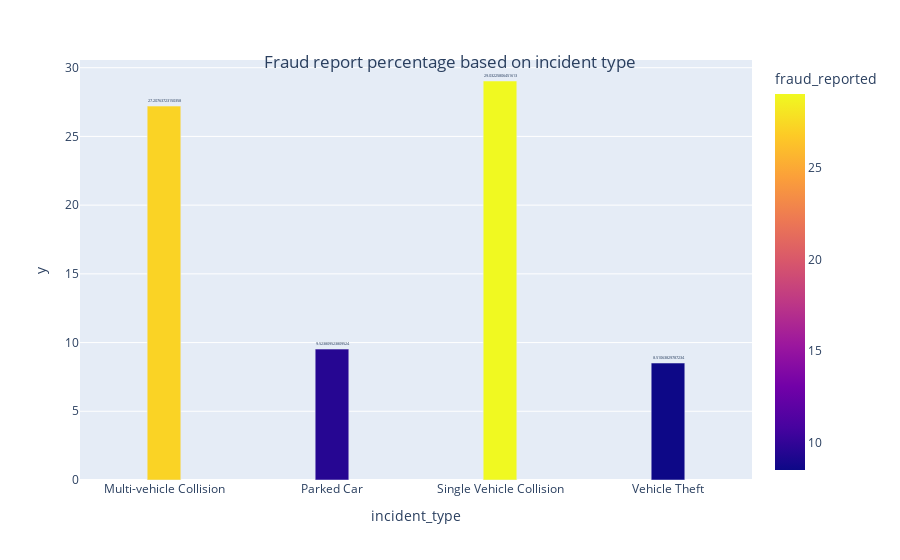

The code cell stored with this chart in its notebook:
### Code cell
fig = plot_fea_per(Fraud_DF,'incident_type')
fig.update_traces(textposition="outside")
fig.update_traces(width=0.2)
fig.update_layout( title={
        'text': "Fraud report percentage based on incident type",
        'y':0.9,
        'x':0.5,
        'xanchor': 'center',
        'yanchor': 'top'})
fig.show()

### Figure 1 — Plotly figure (JSON) as saved in the notebook; plotly's stock layout.template omitted (floating-point values rounded to 4 significant figures)
{"data": [{"alignmentgroup": "True", "hovertemplate": "incident_type=%{x}<br>y=%{y}<br>text=%{text}<br>fraud_reported=%{marker.color}<extra></extra>", "legendgroup": "", "marker": {"color": [27.21, 9.524, 29.03, 8.511], "coloraxis": "coloraxis", "pattern": {"shape": ""}}, "name": "", "offsetgroup": "", "orientation": "v", "showlegend": false, "text": [27.21, 9.524, 29.03, 8.511], "textposition": "outside", "type": "bar", "width": 0.2, "x": ["Multi-vehicle Collision", "Parked Car", "Single Vehicle Collision", "Vehicle Theft"], "xaxis": "x", "y": [27.21, 9.524, 29.03, 8.511], "yaxis": "y"}], "layout": {"barmode": "group", "coloraxis": {"colorbar": {"title": {"text": "fraud_reported"}}, "colorscale": [[0, "#0d0887"], [0.1111, "#46039f"], [0.2222, "#7201a8"], [0.3333, "#9c179e"], [0.4444, "#bd3786"], [0.5556, "#d8576b"], [0.6667, "#ed7953"], [0.7778, "#fb9f3a"], [0.8889, "#fdca26"], [1, "#f0f921"]]}, "legend": {"tracegroupgap": 0}, "margin": {"t": 60}, "title": {"text": "Fraud report percentage based on incident type", "x": 0.5, "xanchor": "center", "y": 0.9, "yanchor": "top"}, "xaxis": {"anchor": "y", "domain": [0, 1], "title": {"text": "incident_type"}}, "yaxis": {"anchor": "x", "domain": [0, 1], "title": {"text": "y"}}}}
